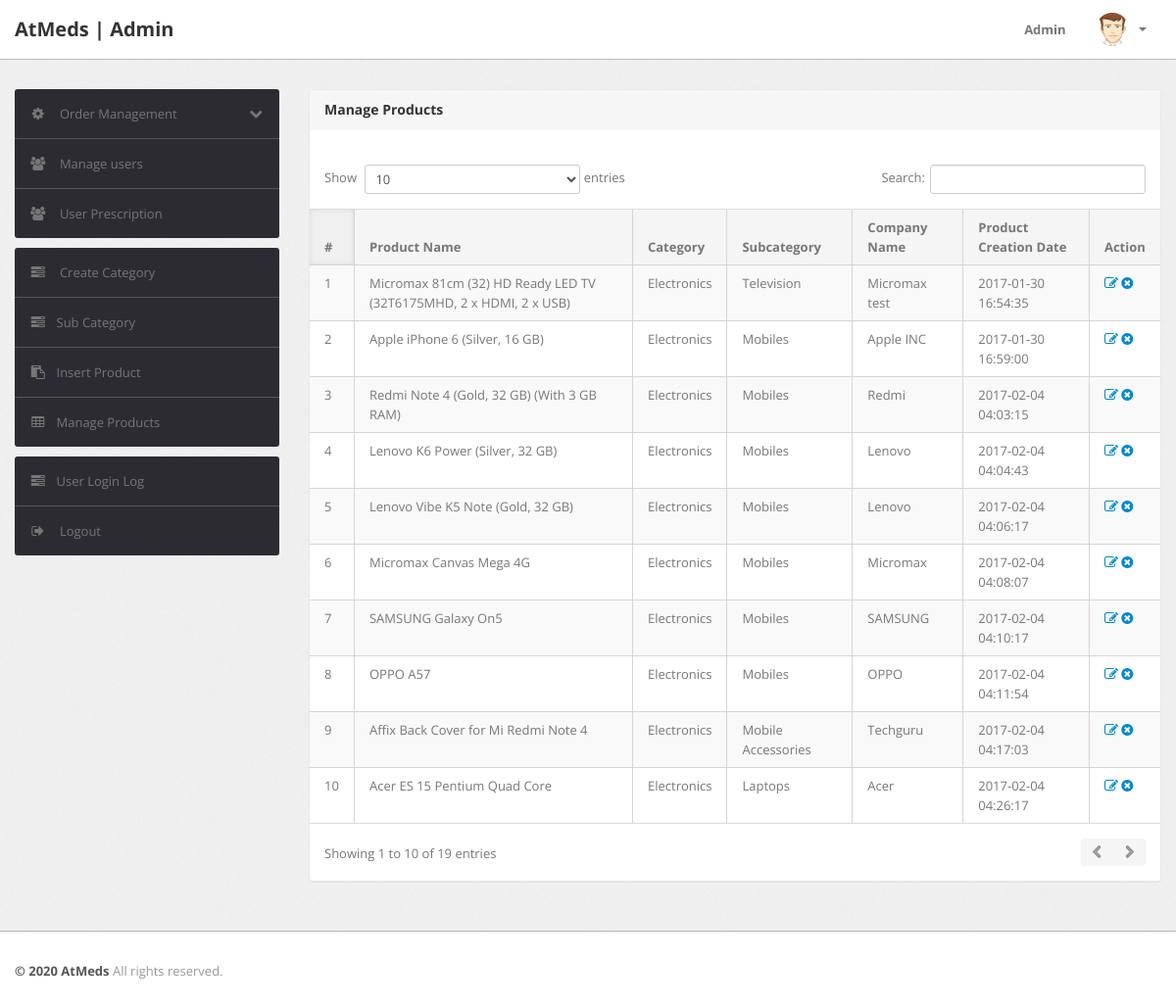
The page /shopping/admin/manage-products.php (signed in) on the database as committed earlier.
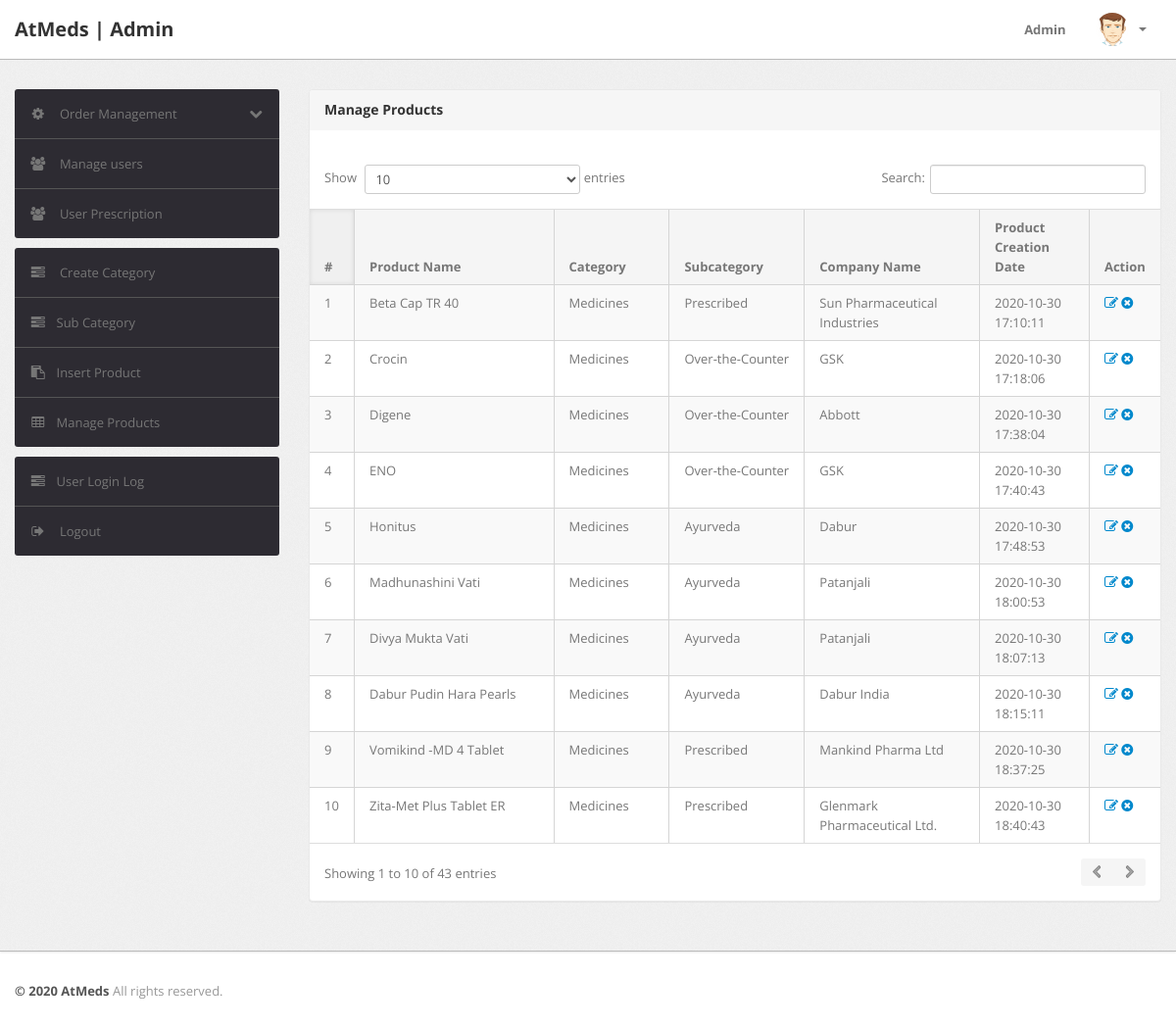
The same page on the database as committed later.
### tables this page shows
CREATE TABLE IF NOT EXISTS `products` (
  `id` int(11) NOT NULL AUTO_INCREMENT,
  `category` int(11) NOT NULL,
  `subCategory` int(11) DEFAULT NULL,
  `productName` varchar(255) DEFAULT NULL,
  `productCompany` varchar(255) DEFAULT NULL,
  `productPrice` int(11) DEFAULT NULL,
  `productPriceBeforeDiscount` int(11) DEFAULT NULL,
  `productDescription` longtext DEFAULT NULL,
  `productImage1` varchar(255) DEFAULT NULL,
  `productImage2` varchar(255) DEFAULT NULL,
  `productImage3` varchar(255) DEFAULT NULL,
  `shippingCharge` int(11) DEFAULT NULL,
  `productAvailability` varchar(255) DEFAULT NULL,
  `postingDate` timestamp NULL DEFAULT current_timestamp(),
  `updationDate` varchar(255) DEFAULT NULL,
  PRIMARY KEY (`id`)
);

CREATE TABLE IF NOT EXISTS `category` (
  `id` int(11) NOT NULL AUTO_INCREMENT,
  `categoryName` varchar(255) DEFAULT NULL,
  `categoryDescription` longtext DEFAULT NULL,
  `creationDate` timestamp NOT NULL DEFAULT current_timestamp(),
  `updationDate` varchar(255) DEFAULT NULL,
  PRIMARY KEY (`id`)
);

CREATE TABLE IF NOT EXISTS `subcategory` (
  `id` int(11) NOT NULL AUTO_INCREMENT,
  `categoryid` int(11) DEFAULT NULL,
  `subcategory` varchar(255) DEFAULT NULL,
  `creationDate` timestamp NULL DEFAULT current_timestamp(),
  `updationDate` varchar(255) DEFAULT NULL,
  PRIMARY KEY (`id`)
);

### shopping/admin/manage-products.php (the view, shortened to what this page needs)
<?php
include('include/config.php');
if(strlen($_SESSION['alogin'])==0)
	{
header('location:index.php');
}
else{
?>
<!DOCTYPE html>
<html lang="en">
<head>
	<link type="text/css" href="bootstrap/css/bootstrap.min.css" rel="stylesheet">
	<link type="text/css" href="bootstrap/css/bootstrap-responsive.min.css" rel="stylesheet">
	<link type="text/css" href="css/theme.css" rel="stylesheet">
	<link type="text/css" href="images/icons/css/font-awesome.css" rel="stylesheet">
</head>
<body>
<?php include('include/header.php');?>
	<div class="wrapper">
		<div class="container">
			<div class="row">
<?php include('include/sidebar.php');?>
			<div class="span9">
					<div class="content">
	<div class="module">
							<div class="module-head">
								<h3>Manage Products</h3>
							</div>
							<div class="module-body table">
									<br />
								<table cellpadding="0" cellspacing="0" border="0" class="datatable-1 table table-bordered table-striped	 display" width="100%">
									<thead>
										<tr>
											<th>#</th>
											<th>Product Name</th>
											<th>Category </th>
											<th>Subcategory</th>
											<th>Company Name</th>
											<th>Product Creation Date</th>
											<th>Action</th>
										</tr>
									</thead>
									<tbody>
<?php $query=mysqli_query($con,"select products.*,category.categoryName,subcategory.subcategory from products join category on category.id=products.category join subcategory on subcategory.id=products.subCategory");
$cnt=1;
while($row=mysqli_fetch_array($query))
{
?>
										<tr>
											<td><?php echo htmlentities($cnt);?></td>
											<td><?php echo htmlentities($row['productName']);?></td>
											<td><?php echo htmlentities($row['categoryName']);?></td>
											<td> <?php echo htmlentities($row['subcategory']);?></td>
											<td><?php echo htmlentities($row['productCompany']);?></td>
											<td><?php echo htmlentities($row['postingDate']);?></td>
											<td>
											<a href="edit-products.php?id=<?php echo $row['id']?>" ><i class="icon-edit"></i></a>
											<a href="manage-products.php?id=<?php echo $row['id']?>&del=delete" onClick="return confirm('Are you sure you want to delete?')"><i class="icon-remove-sign"></i></a></td>
										</tr>
										<?php $cnt=$cnt+1; } ?>
								</table>
							</div>
						</div>
					</div>
				</div>
			</div>
		</div>
	</div>
<?php include('include/footer.php');?>
</body>
<?php } ?>

Rows that differ between the two databases and show on the page:
removed products: productName "Micromax 81cm (32) HD Ready LED TV (32T6175MHD, 2 x HDMI, 2 x USB)", category.categoryName "Electronics", subcategory.subcategory "Television", productCompany "Micromax test", postingDate "2017-01-30 16:54:35"
removed products: productName "Apple iPhone 6 (Silver, 16 GB)", category.categoryName "Electronics", subcategory.subcategory "Mobiles", productCompany "Apple INC", postingDate "2017-01-30 16:59:00"
removed products: productName "Redmi Note 4 (Gold, 32 GB) (With 3 GB RAM)", category.categoryName "Electronics", subcategory.subcategory "Mobiles", productCompany "Redmi", postingDate "2017-02-04 04:03:15"
removed products: productName "Lenovo K6 Power (Silver, 32 GB)", category.categoryName "Electronics", subcategory.subcategory "Mobiles", productCompany "Lenovo", postingDate "2017-02-04 04:04:43"
removed products: productName "Lenovo Vibe K5 Note (Gold, 32 GB)", category.categoryName "Electronics", subcategory.subcategory "Mobiles", productCompany "Lenovo", postingDate "2017-02-04 04:06:17"
removed products: productName "Micromax Canvas Mega 4G", category.categoryName "Electronics", subcategory.subcategory "Mobiles", productCompany "Micromax", postingDate "2017-02-04 04:08:07"
removed products: productName "SAMSUNG Galaxy On5", category.categoryName "Electronics", subcategory.subcategory "Mobiles", productCompany "SAMSUNG", postingDate "2017-02-04 04:10:17"
removed products: productName "OPPO A57", category.categoryName "Electronics", subcategory.subcategory "Mobiles", productCompany "OPPO", postingDate "2017-02-04 04:11:54"
removed products: productName "Affix Back Cover for Mi Redmi Note 4", category.categoryName "Electronics", subcategory.subcategory "Mobile Accessories", productCompany "Techguru", postingDate "2017-02-04 04:17:03"
removed products: productName "Acer ES 15 Pentium Quad Core", category.categoryName "Electronics", subcategory.subcategory "Laptops", productCompany "Acer", postingDate "2017-02-04 04:26:17"
added products: productName "Beta Cap TR 40", category.categoryName "Medicines", subcategory.subcategory "Prescribed", productCompany "Sun Pharmaceutical Industries", postingDate "2020-10-30 17:10:11"
added products: productName "Crocin", category.categoryName "Medicines", subcategory.subcategory "Over-the-Counter", productCompany "GSK", postingDate "2020-10-30 17:18:06"
added products: productName "Digene", category.categoryName "Medicines", subcategory.subcategory "Over-the-Counter", productCompany "Abbott", postingDate "2020-10-30 17:38:04"
added products: productName "ENO", category.categoryName "Medicines", subcategory.subcategory "Over-the-Counter", productCompany "GSK", postingDate "2020-10-30 17:40:43"
added products: productName "Honitus", category.categoryName "Medicines", subcategory.subcategory "Ayurveda", productCompany "Dabur", postingDate "2020-10-30 17:48:53"
added products: productName "Madhunashini Vati", category.categoryName "Medicines", subcategory.subcategory "Ayurveda", productCompany "Patanjali", postingDate "2020-10-30 18:00:53"
added products: productName "Divya Mukta Vati", category.categoryName "Medicines", subcategory.subcategory "Ayurveda", productCompany "Patanjali", postingDate "2020-10-30 18:07:13"
added products: productName "Dabur Pudin Hara Pearls", category.categoryName "Medicines", subcategory.subcategory "Ayurveda", productCompany "Dabur India", postingDate "2020-10-30 18:15:11"
added products: productName "Vomikind -MD 4 Tablet", category.categoryName "Medicines", subcategory.subcategory "Prescribed", productCompany "Mankind Pharma Ltd", postingDate "2020-10-30 18:37:25"
added products: productName "Zita-Met Plus Tablet ER", category.categoryName "Medicines", subcategory.subcategory "Prescribed", productCompany "Glenmark Pharmaceutical Ltd.", postingDate "2020-10-30 18:40:43"
Other text that changed with them:
text written by a page script: "Show entries Search: Showing 1 to 10 of 19 entries" → "Show entries Search: Showing 1 to 10 of 43 entries"
